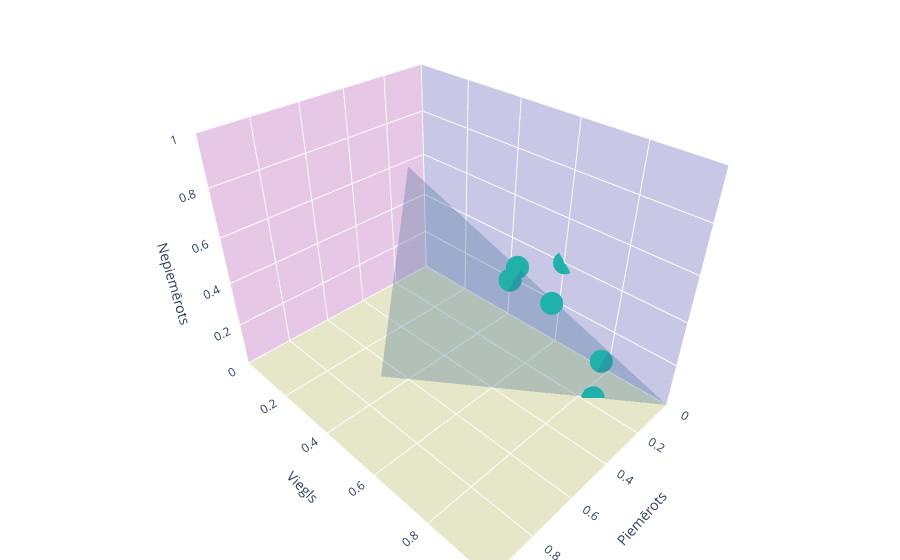

The cell this chart's notebook holds for it:
### Code cell
fig = go.Figure(data=[
    go.Mesh3d(
        x=df_tele['N-P'],
        y=df_tele['P-P'],
        z=df_tele['X-N'],
        color='steelblue',
        opacity=0.3,
        hoverinfo='skip',
    ),
#     hovertemplate https://plotly.com/python/reference/scatter3d/
    go.Scatter3d(
        x=telecides['n-p'], 
        y=telecides['p-p'], 
        z=telecides['x-n'],
#         mode="markers+text",
        mode="markers",
        text=telecides.index,
        hovertemplate='Piemērots: %{x:.2f}<br>Viegls: %{y:.2f}<br>Nepiemērots: %{z:.2f}<extra>Tēma: %{text}</extra>',
        marker=dict(size=8, symbol="circle", color='lightseagreen') # color=telecides.index, colorscale='balance'
    ),
])

fig.update_layout(
#             template='ggplot2',
            scene = dict(
                xaxis_title="Piemērots",
                yaxis_title="Viegls",
                zaxis_title="Nepiemērots",
                xaxis = dict(
                     nticks=6, range=[0,1],
                     backgroundcolor="rgb(200, 200, 230)",
                     gridcolor="white",
                     showbackground=True,
                     zerolinecolor="white",
                     showspikes=False),
                yaxis = dict(
                    nticks=6, range=[0,1],
                    backgroundcolor="rgb(230, 200,230)",
                    gridcolor="white",
                    showbackground=True,
                    zerolinecolor="white",
                    showspikes=False),
                zaxis = dict(
                    nticks=6, range=[0,1],
                    backgroundcolor="rgb(230, 230,200,0.1)",
                    gridcolor="white",
                    showbackground=True,
                    zerolinecolor="white",
                    showspikes=False),
            ),
            margin=dict(
                r=0, l=0,
                b=0, t=0),
)
fig.show()

### Figure 1 — Plotly figure (JSON) as saved in the notebook; plotly's stock layout.template omitted (floating-point values rounded to 4 significant figures)
{"data": [{"color": "steelblue", "hoverinfo": "skip", "opacity": 0.3, "type": "mesh3d", "x": [0.222, 0, 0.667], "y": [0.111, 1, 0.333], "z": [0.666, 0, 0]}, {"hovertemplate": "Piemērots: %{x:.2f}<br>Viegls: %{y:.2f}<br>Nepiemērots: %{z:.2f}<extra>Tēma: %{text}</extra>", "marker": {"color": "lightseagreen", "size": 8, "symbol": "circle"}, "mode": "markers", "text": ["1. Kas ir mediji, ko no tiem sagaidīt", "2. Pierādījumu veidi", "3. Viltus ziņas", "4. Ievads loģikas kļūdās", "5. Loģikas kļūdas: slidenā nogāze un melnbaltā domāšana", "6. Loģikas kļūdas: nepatiesais cēlonis un atsaukšanās uz tradīciju"], "type": "scatter3d", "x": [0.1039, 0.08333, 0.125, 0.1667, 0, 0.1667], "y": [0.6234, 0.8056, 0.5, 0.8333, 0.6, 0.5], "z": [0.2727, 0.1111, 0.375, 0, 0.4, 0.3333]}], "layout": {"margin": {"b": 0, "l": 0, "r": 0, "t": 0}, "scene": {"xaxis": {"backgroundcolor": "rgb(200, 200, 230)", "gridcolor": "white", "nticks": 6, "range": [0, 1], "showbackground": true, "showspikes": false, "title": {"text": "Piemērots"}, "zerolinecolor": "white"}, "yaxis": {"backgroundcolor": "rgb(230, 200,230)", "gridcolor": "white", "nticks": 6, "range": [0, 1], "showbackground": true, "showspikes": false, "title": {"text": "Viegls"}, "zerolinecolor": "white"}, "zaxis": {"backgroundcolor": "rgb(230, 230,200,0.1)", "gridcolor": "white", "nticks": 6, "range": [0, 1], "showbackground": true, "showspikes": false, "title": {"text": "Nepiemērots"}, "zerolinecolor": "white"}}}}
